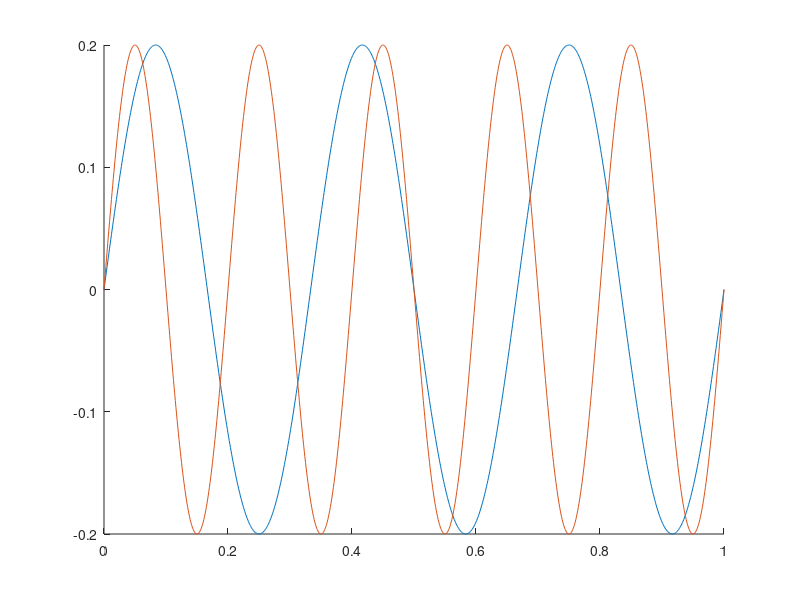

Here is the MATLAB script that generated this plot: (Note: this script raises an error after producing the figure.)
function secondSumAll = simulateTuning_tuningcurve
%% make a gabor receptive field
rf.size = 2;
rf.sd = 0.5;
rf.sf = 1;

% orientations = [0 7 15 30 45 75 90] + 90;
% rf.tuning = [0 30 60 90 120 150] + 90;

% orientations = [0 pi*7/180 pi*15/180 pi*30/180 pi*45/180 pi*75/180 pi*90/180];
orientations = [0 7 15 30 45 75 90];

contrasts = [0.3 0.15 0.075];

% tuning = [-pi/2 -pi*60/180 -pi*30/180 0 pi*30/180 pi*60/180];%[-90 -60 -30 0 30 60];
% sigma = pi*30/180;
% x = linspace(-pi/2,pi/2,1000);

tuning = [-90 -60 -30 0 30 60];
tuningWidth = 30;
x = linspace(-90,90,1000);

% for i = 1:length(tuning)
%      fun = @(k,x,sigma,mu) (1/(sigma*sqrt(2*pi))) * exp(-(x - mu - 2*pi*k).^2 / (2*sigma^2));
%      mu = tuning(i);
%     for j = 1:length(x)
%         tuningFunctions{i}(j) = integral(@(k) fun(k,x(j),sigma,mu), -inf,inf); %exp(-(x-tuning(i)).^2/2*sigma^2);
%     end    
% end

% kappa = 1/sigma^2;
% % fun = @(x,mu,kappa) = (exp(kappa*cos(x-mu)) /
% for i = 1:length(tuning)
%     mu = tuning(i);
%     for j = 1:length(x)
%         nominator = exp(kappa*cos(x(j)-mu));
%         fun = @(xx,kappa) exp(kappa*cos(xx));
%         denominator = integral(@(xx) fun(xx,kappa), -pi,pi);
%         tuningFunctions{i}(j) = nominator/denominator;
%     end
% end

for i = 1:length(tuning)
    mu = tuning(i);
    tuningFunctions{i} = normpdf(x,mu,tuningWidth);
end

% mglOpen;
% grating = mglMakeGrating(rf.size,rf.size, rf.sf, rf.tuning(1), 0);
% gaussian = mglMakeGaussian(rf.size,rf.size, rf.sd, rf.sd);
% defaultRF = grating.*gaussian;
% for i = 1:length(rf.tuning)
%     tempRF = mglMakeGrating(rf.size, rf.size, rf.sf, rf.tuning(i), 0);
%     receptiveField{i} = tempRF.*gaussian;
% end
% for i = 1:length(orientations)
%     tempStim = mglMakeGrating(rf.size,rf.size, rf.sf, orientations(i), 0);
%     stim{i} = tempStim.*gaussian;
% end
% mglClose;
% mult = defaultRF.*stim{1}*contrasts(1);
% maxResponse = sum(mult(:));
% for c = 1:length(contrasts)
% for i = 1:length(orientations)
%     mult = defaultRF.*stim{i}*contrasts(c);
%     amplitudeMask{c}(i) = sum(mult(:)) / maxResponse;
% end
%     amplitudeTest(c) = amplitudeMask{c}(1);
% end

for c = 1:length(contrasts)
    for i = 1:length(orientations)
        amplitudeMask{c}(i) = normpdf(orientations(i), 0, tuningWidth) * contrasts(c);
    end
    amplitudeTest(c) = amplitudeMask{c}(1);
end

%% input signals
deltaT = 0.001;
t = 0:deltaT:1;%time
f1 = 3;
f2 = 5;
f1wave = sin(2*pi*f1*t) * 0.2;
f2wave = sin(2*pi*f2*t) * 0.2;

figure; hold on;
plot(t, f1wave);
plot(t, f2wave);

f1waveFullRect = f1wave;%abs(f1wave); % full rect
% f1wave(f1wave<0) = 0; %half rect
f2waveFullRect = f2wave;%abs(f2wave);

% abs(f1wave+f2wave);

%% normalization
sigma = 0.2; % semi-saturation paramter
p = 2;% power for numerator
q = 2; % power for denominator

nSub = 100;
std_subLow0 = 2;
for iSub = 1:nSub
for c = 1:length(contrasts)
%     if c == 3
%         for iTimepoint = 1:length(f1wave)
%             thisF1wave = f1wave + std_subLow0*randn(1,length(f1wave));
%             thisF2wave = f2wave + std_subLow0*randn(1,length(f1wave));
%         end
%     else
%         thisF1wave = f1wave;
%         thisF2wave = f2wave;
%     end
      thisF1wave = f1wave + std_subLow0*randn(1,length(f1wave));
      thisF2wave = f2wave + std_subLow0*randn(1,length(f1wave));
for s = 1:length(orientations) % for each orientation offset
    
numerator{iSub}{c}{s} = (amplitudeTest(c)*thisF1wave + amplitudeMask{c}(s)*thisF2wave).^p;%abs(amplitudeTest(c)*f1wave + amplitudeMask{c}(s)*f2wave).^p;
normalizationPool{iSub}{c}{s} = zeros(1,length(t));
for i = 1:length(tuning) % for each receptiveField (normalization pool)
%     mult_test = receptiveField{i} .* stim{1} *contrasts(c); % fixed to stim 1 (test)
    thisAmp_test = normpdf(0, tuning(i), tuningWidth) * contrasts(c);%sum(mult_test(:)) / maxResponse;
%     mult_mask = receptiveField{i} .* stim{s} *contrasts(c);
    thisAmp_mask = normpdf(orientations(i), tuning(i), tuningWidth) * contrasts(c);%sum(mult_mask(:)) / maxResponse;
    
%     if orientations(s) > 30 + 90
        thisNorm = (thisAmp_test*thisF1wave).^q + (thisAmp_mask*thisF2wave).^q;%abs(thisAmp_test*f1wave).^q + abs(thisAmp_mask*f2wave).^q;
%     else
%         thisNorm = abs(thisAmp_test*f1wave + thisAmp_mask*f2wave).^q;
%     end
    
    normalizationPool{iSub}{c}{s} = normalizationPool{iSub}{c}{s} + thisNorm;
end
Response{iSub}{c}{s} = numerator{iSub}{c}{s} ./ (normalizationPool{iSub}{c}{s} + sigma^q);
% figure;
fftMag{iSub}{c}{s} = 2*deltaT*abs(fft(Response{iSub}{c}{s}));
% stem(1:50, fftMag(2:51));

secondDiff{iSub}{c}(s) = fftMag{iSub}{c}{s}(3);
secondSum{iSub}{c}(s) = fftMag{iSub}{c}{s}(9);

fftMag_numerator{iSub}{c}{s} = 2*deltaT*abs(fft(numerator{iSub}{c}{s}));
secondDiff2{iSub}{c}(s) = fftMag_numerator{iSub}{c}{s}(3);
secondSum2{iSub}{c}(s) = fftMag_numerator{iSub}{c}{s}(9);

end
end
end
%%
% figure;
% stem(1:40, fftMag{1}{1}(2:41), 'Color', [0.5 0.5 0.5],'LineWidth',1.5);
% hold on;
% stem([6,10], [fftMag{1}{1}(7) fftMag{1}{1}(11)],'filled', 'Color', [0.2 0.3 0.8],'LineWidth',3);
% stem([2,8], [fftMag{1}{1}(3) fftMag{1}{1}(9)], 'filled','Color', [0.75 0.3 0.55],'LineWidth',3);
% stem([4,16], [fftMag{1}{1}(5) fftMag{1}{1}(17)], 'filled','Color',[0.9 0.7 0.8],'LineWidth',3);
% box off;
% xlabel('Frequency (Hz)');
% ylabel('Amplitude');
% set(gca,'ytick', []);

%%
for iSub = 1:nSub
for c = 1:length(contrasts)
temp = flip(secondDiff{iSub}{c});
secondDiffAll{iSub}{c} = [temp, secondDiff{iSub}{c}(2:end)];
temp = flip(secondSum{iSub}{c});
secondSumAll{iSub}{c} = [temp, secondSum{iSub}{c}(2:end)];
end
end
temp = flip(-(orientations));
orientationAll = [temp, orientations(2:end)];

colors = brewermap(7, 'BuPu');

figure;
for iSub = 1:20%nSub
    subplot(5,4,iSub);
hold on;
plot(orientationAll, secondSumAll{iSub}{1},'-', 'Color',colors(7,:), 'LineWidth',2); %[0.75 0.3 0.55]
plot(orientationAll, secondSumAll{iSub}{2},'-', 'Color',colors(5,:), 'LineWidth',2); %[0.75 0.3 0.55]
plot(orientationAll, secondSumAll{iSub}{3},'-', 'Color',colors(3,:), 'LineWidth',2); %[0.75 0.3 0.55]
myerrorbar(orientationAll, secondSumAll{iSub}{1}, 'Color', colors(7,:), 'Symbol','o', 'MarkerSize', 5);
myerrorbar(orientationAll, secondSumAll{iSub}{2}, 'Color', colors(5,:), 'Symbol','o', 'MarkerSize', 5);
myerrorbar(orientationAll, secondSumAll{iSub}{3}, 'Color', colors(3,:), 'Symbol','o', 'MarkerSize', 5);

xlabel('Orienation Offset (Deg)');
ylabel('f1+f2 Amplitude');
legend('off');
drawPublishAxis;
end

% figure;hold on;
% plot(orientationAll, secondDiffAll{1},'-o', 'Color',colors(7,:), 'LineWidth',3); %[0.75 0.3 0.55]
% plot(orientationAll, secondDiffAll{2},'-o', 'Color',colors(5,:), 'LineWidth',3); %[0.75 0.3 0.55]
% plot(orientationAll, secondDiffAll{3},'-o', 'Color',colors(3,:), 'LineWidth',3); %[0.75 0.3 0.55]
% myerrorbar(orientationAll, secondDiffAll{1}, 'Color', colors(7,:), 'Symbol','o', 'MarkerSize', 10);
% myerrorbar(orientationAll, secondDiffAll{2}, 'Color', colors(5,:), 'Symbol','o', 'MarkerSize', 10);
% myerrorbar(orientationAll, secondDiffAll{3}, 'Color', colors(3,:), 'Symbol','o', 'MarkerSize', 10);
% xlabel('Orienation Offset (Deg)');
% ylabel('f2-f1 Amplitude');
% legend('off');
% drawPublishAxis;


%%
return;
% f1 + f2 low contrast std = 0.09
% f2 - f1 low contrast std = 0.17
std1 = 0.09;
std2 = 0.17;
nSubj = [5, 10, 20, 30];
for j = 1:length(nSubj)
    for iSubj = 1:nSubj(j)
        for i = 1:length(secondDiffAll{3})
            subjData{j}(iSubj,i) = secondDiffAll{3}(i) + std2*randn(1);  
        end
    end
    meanData{j} = mean(subjData{j},1);
    stdData{j} = std(subjData{j},1);
end

nColors = brewermap(8, 'OrRd');

figure; hold on;
plot(orientationAll, secondDiffAll{3},'-', 'Color',colors(3,:), 'LineWidth',3); %[0.75 0.3 0.55]
myerrorbar(orientationAll, secondDiffAll{3}, 'Color', colors(3,:), 'Symbol','o', 'MarkerSize', 10);

for j = 1:length(nSubj)
    myerrorbar(orientationAll, meanData{j}, 'yError', stdData{j}, 'Color', nColors(j+4,:), 'Symbol','--','MarkerSize',10);
end





